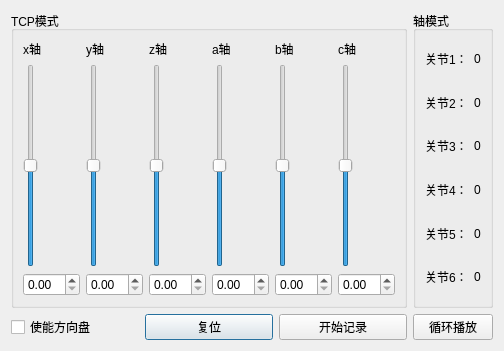
<?xml version="1.0" encoding="UTF-8"?>
<ui version="4.0">
 <class>SixJoints</class>
 <widget class="QDialog" name="SixJoints">
  <property name="geometry">
   <rect>
    <x>0</x>
    <y>0</y>
    <width>499</width>
    <height>351</height>
   </rect>
  </property>
  <property name="windowTitle">
   <string>轴控制模式</string>
  </property>
  <layout class="QGridLayout" name="gridLayout_3">
   <item row="0" column="0" colspan="3">
    <widget class="QGroupBox" name="groupBoxTCP">
     <property name="title">
      <string>TCP模式</string>
     </property>
     <layout class="QGridLayout" name="gridLayout">
      <item row="0" column="0">
       <widget class="QLabel" name="label_15">
        <property name="layoutDirection">
         <enum>Qt::RightToLeft</enum>
        </property>
        <property name="text">
         <string>x轴</string>
        </property>
        <property name="alignment">
         <set>Qt::AlignLeading|Qt::AlignLeft|Qt::AlignVCenter</set>
        </property>
       </widget>
      </item>
      <item row="0" column="3">
       <widget class="QLabel" name="label_13">
        <property name="text">
         <string>a轴</string>
        </property>
       </widget>
      </item>
      <item row="1" column="0">
       <widget class="QSlider" name="verticalSliderTCP1">
        <property name="minimum">
         <number>-50</number>
        </property>
        <property name="maximum">
         <number>50</number>
        </property>
        <property name="orientation">
         <enum>Qt::Vertical</enum>
        </property>
       </widget>
      </item>
      <item row="1" column="5">
       <widget class="QSlider" name="verticalSliderTCP6">
        <property name="minimum">
         <number>-50</number>
        </property>
        <property name="maximum">
         <number>50</number>
        </property>
        <property name="orientation">
         <enum>Qt::Vertical</enum>
        </property>
       </widget>
      </item>
      <item row="1" column="1">
       <widget class="QSlider" name="verticalSliderTCP2">
        <property name="minimum">
         <number>-50</number>
        </property>
        <property name="maximum">
         <number>50</number>
        </property>
        <property name="orientation">
         <enum>Qt::Vertical</enum>
        </property>
       </widget>
      </item>
      <item row="2" column="0">
       <widget class="QDoubleSpinBox" name="doubleSpinBoxTCP1"/>
      </item>
      <item row="0" column="2">
       <widget class="QLabel" name="label_14">
        <property name="text">
         <string>z轴</string>
        </property>
       </widget>
      </item>
      <item row="2" column="1">
       <widget class="QDoubleSpinBox" name="doubleSpinBoxTCP2"/>
      </item>
      <item row="1" column="2">
       <widget class="QSlider" name="verticalSliderTCP3">
        <property name="minimum">
         <number>-50</number>
        </property>
        <property name="maximum">
         <number>50</number>
        </property>
        <property name="orientation">
         <enum>Qt::Vertical</enum>
        </property>
       </widget>
      </item>
      <item row="0" column="1">
       <widget class="QLabel" name="label_17">
        <property name="text">
         <string>y轴</string>
        </property>
        <property name="alignment">
         <set>Qt::AlignLeading|Qt::AlignLeft|Qt::AlignVCenter</set>
        </property>
       </widget>
      </item>
      <item row="0" column="4">
       <widget class="QLabel" name="label_16">
        <property name="text">
         <string>b轴</string>
        </property>
       </widget>
      </item>
      <item row="0" column="5">
       <widget class="QLabel" name="label_18">
        <property name="text">
         <string>c轴</string>
        </property>
       </widget>
      </item>
      <item row="1" column="3">
       <widget class="QSlider" name="verticalSliderTCP4">
        <property name="minimum">
         <number>-50</number>
        </property>
        <property name="maximum">
         <number>50</number>
        </property>
        <property name="orientation">
         <enum>Qt::Vertical</enum>
        </property>
       </widget>
      </item>
      <item row="1" column="4">
       <widget class="QSlider" name="verticalSliderTCP5">
        <property name="minimum">
         <number>-50</number>
        </property>
        <property name="maximum">
         <number>50</number>
        </property>
        <property name="orientation">
         <enum>Qt::Vertical</enum>
        </property>
       </widget>
      </item>
      <item row="2" column="2">
       <widget class="QDoubleSpinBox" name="doubleSpinBoxTCP3"/>
      </item>
      <item row="2" column="4">
       <widget class="QDoubleSpinBox" name="doubleSpinBoxTCP5"/>
      </item>
      <item row="2" column="3">
       <widget class="QDoubleSpinBox" name="doubleSpinBoxTCP4"/>
      </item>
      <item row="2" column="5">
       <widget class="QDoubleSpinBox" name="doubleSpinBoxTCP6"/>
      </item>
     </layout>
     <zorder>label_13</zorder>
     <zorder>verticalSliderTCP1</zorder>
     <zorder>verticalSliderTCP2</zorder>
     <zorder>label_18</zorder>
     <zorder>label_16</zorder>
     <zorder>label_15</zorder>
     <zorder>label_14</zorder>
     <zorder>label_17</zorder>
     <zorder>verticalSliderTCP4</zorder>
     <zorder>verticalSliderTCP5</zorder>
     <zorder>verticalSliderTCP6</zorder>
     <zorder>verticalSliderTCP3</zorder>
     <zorder>doubleSpinBoxTCP1</zorder>
     <zorder>doubleSpinBoxTCP2</zorder>
     <zorder>doubleSpinBoxTCP3</zorder>
     <zorder>doubleSpinBoxTCP4</zorder>
     <zorder>doubleSpinBoxTCP5</zorder>
     <zorder>doubleSpinBoxTCP6</zorder>
    </widget>
   </item>
   <item row="0" column="3">
    <widget class="QGroupBox" name="groupBoxJoint">
     <property name="title">
      <string>轴模式</string>
     </property>
     <layout class="QGridLayout" name="gridLayout_2">
      <item row="0" column="0">
       <widget class="QLabel" name="label_21">
        <property name="layoutDirection">
         <enum>Qt::RightToLeft</enum>
        </property>
        <property name="text">
         <string>关节1：</string>
        </property>
        <property name="alignment">
         <set>Qt::AlignLeading|Qt::AlignLeft|Qt::AlignVCenter</set>
        </property>
       </widget>
      </item>
      <item row="0" column="1">
       <widget class="QLabel" name="joint1">
        <property name="text">
         <string>0</string>
        </property>
       </widget>
      </item>
      <item row="1" column="0">
       <widget class="QLabel" name="label_23">
        <property name="text">
         <string>关节2：</string>
        </property>
        <property name="alignment">
         <set>Qt::AlignLeading|Qt::AlignLeft|Qt::AlignVCenter</set>
        </property>
       </widget>
      </item>
      <item row="1" column="1">
       <widget class="QLabel" name="joint2">
        <property name="text">
         <string>0</string>
        </property>
       </widget>
      </item>
      <item row="2" column="0">
       <widget class="QLabel" name="label_20">
        <property name="text">
         <string>关节3：</string>
        </property>
       </widget>
      </item>
      <item row="2" column="1">
       <widget class="QLabel" name="joint3">
        <property name="text">
         <string>0</string>
        </property>
       </widget>
      </item>
      <item row="3" column="0">
       <widget class="QLabel" name="label_19">
        <property name="text">
         <string>关节4：</string>
        </property>
       </widget>
      </item>
      <item row="3" column="1">
       <widget class="QLabel" name="joint4">
        <property name="text">
         <string>0</string>
        </property>
       </widget>
      </item>
      <item row="4" column="0">
       <widget class="QLabel" name="label_22">
        <property name="text">
         <string>关节5：</string>
        </property>
       </widget>
      </item>
      <item row="4" column="1">
       <widget class="QLabel" name="joint5">
        <property name="text">
         <string>0</string>
        </property>
       </widget>
      </item>
      <item row="5" column="0">
       <widget class="QLabel" name="label_24">
        <property name="text">
         <string>关节6：</string>
        </property>
       </widget>
      </item>
      <item row="5" column="1">
       <widget class="QLabel" name="joint6">
        <property name="text">
         <string>0</string>
        </property>
       </widget>
      </item>
     </layout>
    </widget>
   </item>
   <item row="1" column="0">
    <widget class="QCheckBox" name="enableCG27">
     <property name="text">
      <string>使能方向盘</string>
     </property>
    </widget>
   </item>
   <item row="1" column="1">
    <widget class="QPushButton" name="pushButtonReset">
     <property name="text">
      <string>复位</string>
     </property>
    </widget>
   </item>
   <item row="1" column="2">
    <widget class="QPushButton" name="record">
     <property name="text">
      <string>开始记录</string>
     </property>
    </widget>
   </item>
   <item row="1" column="3">
    <widget class="QPushButton" name="start">
     <property name="text">
      <string>循环播放</string>
     </property>
    </widget>
   </item>
  </layout>
 </widget>
 <resources/>
 <connections/>
</ui>
